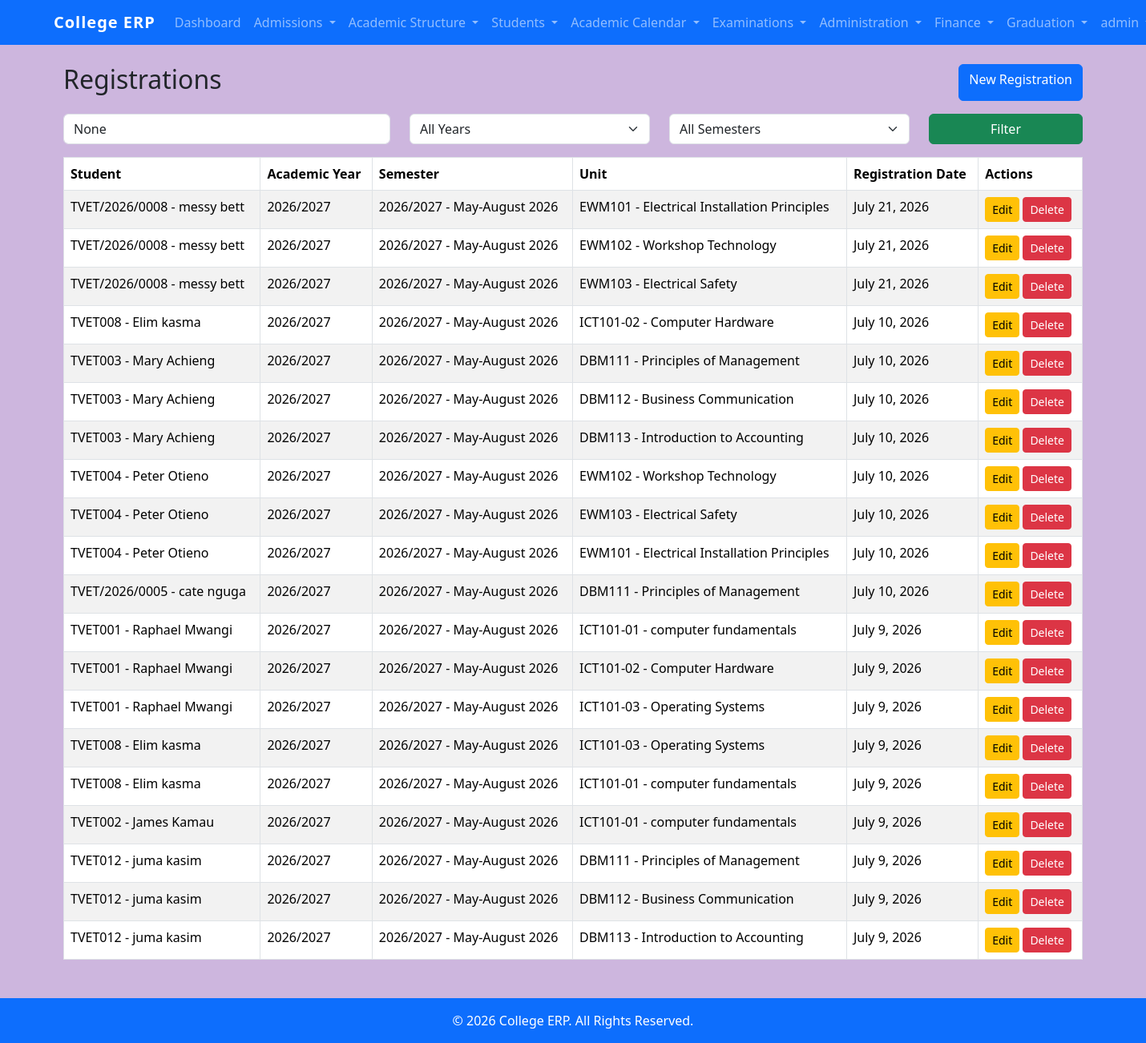
Page /registrations/ (signed in) on the committed database.
### students/models.py (models this page shows, shortened)
class Registration(models.Model):
    enrollment = models.ForeignKey(
        SemesterEnrollment,
        on_delete=models.PROTECT,
        related_name="registrations"
    )
    unit = models.ForeignKey(
        Unit,
        on_delete=models.PROTECT,
        related_name="registrations"
    )
    registration_date = models.DateField(
        auto_now_add=True
    )
    class Meta:
        unique_together = (
            "enrollment",
            "unit",
        )
        ordering = [
            "-registration_date"
        ]

class SemesterEnrollment(models.Model):
    STATUS_CHOICES = [
        ("enrolled", "Enrolled"),
        ("deferred", "Deferred"),
        ("suspended", "Suspended"),
        ("completed", "Completed"),
    ]
    student = models.ForeignKey(
        Student,
        on_delete=models.CASCADE,
        related_name="enrollments"
    )
    academic_year = models.ForeignKey(
        AcademicYear,
        on_delete=models.PROTECT
    )
    semester = models.ForeignKey(
        Semester,
        on_delete=models.PROTECT
    )
    study_level = models.ForeignKey(
        StudyLevel,
        on_delete=models.PROTECT
    )
    status = models.CharField(
        max_length=20,
        choices=STATUS_CHOICES,
        default="enrolled"
    )
    enrollment_date = models.DateField(
        auto_now_add=True
    )
    class Meta:
        unique_together = (
            "student",
            "academic_year",
            "semester",
        )
    def __str__(self):
            return (
                f"{self.student.admission_no} - "
                f"{self.student.first_name} "
                f"{self.student.last_name}"
        )
    """
    def __str__(self):

        return (
            f"{self.student} - "
            f"{self.academic_year} - "
            f"{self.semester}"
        )"""

class Student(models.Model):
    user = models.OneToOneField(
        User,
        on_delete=models.CASCADE,
        related_name="student_profile",
        null=True,
        blank=True
    )
    admission_no = models.CharField(
        max_length=20,
        unique=True,
        blank=True
    )
    first_name = models.CharField(
        max_length=100
    )
    last_name = models.CharField(
        max_length=100
    )
    phone = models.CharField(
        max_length=20
    )
    programme = models.ForeignKey(
        Programme,
        on_delete=models.PROTECT,
        related_name="students"
    )
    study_level = models.ForeignKey(
        StudyLevel,
        on_delete=models.PROTECT,
        related_name="students",
        null=True,
        blank=True
    )
    class Meta:
        ordering = [
            "admission_no"
        ]
    def __str__(self):
        return (
            f"{self.admission_no} - "
            f"{self.first_name} "
            f"{self.last_name}"
        )

class AcademicYear(models.Model):
    year_name = models.CharField(
        max_length=20,
        unique=True
    )
    is_active = models.BooleanField(
        default=False
    )
    registration_open = models.BooleanField(
        default=True
    )
    def __str__(self):
        return self.year_name

class Semester(models.Model):
    academic_year = models.ForeignKey(
        "AcademicYear",
        on_delete=models.CASCADE,
        related_name="semesters"
    )
    semester_name = models.CharField(
        max_length=100
    )
    is_active = models.BooleanField(
        default=False
    )
    class Meta:
        ordering = ["academic_year", "semester_name"]
    def __str__(self):
        return (
            f"{self.academic_year} - "
            f"{self.semester_name}"
        )

class Unit(models.Model):
    unit_code = models.CharField(
        max_length=20,
        unique=True
    )
    unit_name = models.CharField(
        max_length=200
    )
    course = models.ForeignKey(
        Course,
        on_delete=models.PROTECT,
        related_name="units"
    )
    credit_hours = models.PositiveIntegerField(
        default=0
    )
    class Meta:
        ordering = [
            "unit_code"
        ]
    def __str__(self):
        return (
            f"{self.unit_code} - "
            f"{self.unit_name}"
        )

### students/views.py (the view)
@login_required
@permission_required(
    "students.view_registration",
    raise_exception=True
)
def registration_list(request):
    registrations = (
        Registration.objects
        .select_related(
            "enrollment",
            "enrollment__student",
            "enrollment__academic_year",
            "enrollment__semester",
            "unit"
        )
    )
    search = request.GET.get(
        "search"
    )
    year_id = request.GET.get(
        "academic_year"
    )
    semester_id = request.GET.get(
        "semester"
    )
    if search:
        registrations = registrations.filter(
            enrollment__student__admission_no__icontains=search
        )
    if year_id:
        registrations = registrations.filter(
            enrollment__academic_year_id=year_id
        )
    if semester_id:
        registrations = registrations.filter(
            enrollment__semester_id=semester_id
        )
    academic_years = AcademicYear.objects.all()
    semesters = Semester.objects.select_related(
        "academic_year"
    )
    context = {
        "registrations": registrations,
        "academic_years": academic_years,
        "semesters": semesters,
        "search": search,
        "selected_year": year_id,
        "selected_semester": semester_id,
    }
    return render(
        request,
        "students/registrations/registration_list.html",
        context
    )

### templates/students/registrations/registration_list.html (shortened to what this page needs)
{% extends "base.html" %}
{% block content %}
<div class="container mt-4">
    <div class="d-flex justify-content-between mb-3">
        <h2>
            Registrations
        </h2>
        <a
            href="{% url 'registration_create' %}"
            class="btn btn-primary">
            New Registration
        </a>
    </div>
    <form method="get" class="row mb-3">
        <div class="col-md-4">
            <input
                type="text"
                name="search"
                value="{{ search }}"
                class="form-control"
                placeholder="Admission Number">
        </div>
        <div class="col-md-3">
            <select
                name="academic_year"
                class="form-select">
                <option value="">
                    All Years
                </option>
            </select>
        </div>
        <div class="col-md-3">
            <select
                name="semester"
                class="form-select">
                <option value="">
                    All Semesters
                </option>
            </select>
        </div>
        <div class="col-md-2">
            <button
                type="submit"
                class="btn btn-success w-100">
                Filter
            </button>
        </div>
    </form>
    <table class="table table-bordered table-striped">
        <thead>
            <tr>
                <th>Student</th>
                <th>Academic Year</th>
                <th>Semester</th>
                <th>Unit</th>
                <th>Registration Date</th>
                <th>Actions</th>
            </tr>
        </thead>
        <tbody>
        {% for registration in registrations %}
        <tr>
            <td>
                {{ registration.enrollment.student }}
            </td>
            <td>
                {{ registration.enrollment.academic_year }}
            </td>
            <td>
                {{ registration.enrollment.semester }}
            </td>
            <td>
                {{ registration.unit }}
            </td>
            <td>
                {{ registration.registration_date }}
            </td>
            <td>
                <a
                    href="{% url 'registration_update' registration.id %}"
                    class="btn btn-warning btn-sm">
                    Edit
                </a>
                <a
                    href="{% url 'registration_delete' registration.id %}"
                    class="btn btn-danger btn-sm">
                    Delete
                </a>
            </td>
        </tr>
        {% empty %}
        <tr>
            <td colspan="6">
                No registrations found.
            </td>
        </tr>
        {% endfor %}
        </tbody>
    </table>
</div>
{% endblock %}

### templates/includes/navbar.html (shortened to what this page needs)
<nav class="navbar navbar-expand-lg navbar-dark bg-primary">
    <div class="container">
        <a class="navbar-brand" href="{% url 'home' %}">
            College ERP
        </a>
        <div class="collapse navbar-collapse" id="navbarNav">
            {% if user.is_authenticated %}
            <ul class="navbar-nav me-auto">
                <li class="nav-item">
                    <a class="nav-link"
                       href="{% url 'home' %}">
                        Dashboard
                    </a>
                </li>
                {% if user.student_profile %}
                <li class="nav-item dropdown">
                    <a class="nav-link dropdown-toggle"
                       href="#"
                       role="button"
                       data-bs-toggle="dropdown">
                        My Academics
                    </a>
                    <ul class="dropdown-menu">
                        <li>
                            <a class="dropdown-item"
                               href="{% url 'register_units' %}">
                                Register Units
                            </a>
                        </li>
                        <li>
                            <a class="dropdown-item"
                               href="{% url 'my_registrations' %}">
                                My Registrations
                            </a>
                        </li>
                    </ul>
                </li>
                {% else %}
                {% if perms.students.view_applicant or perms.students.view_intake %}
                <li class="nav-item dropdown">
                    <a class="nav-link dropdown-toggle"
                       href="#"
                       role="button"
                       data-bs-toggle="dropdown">
                        Admissions
                    </a>
                </li>
                {% endif %}
                {% if perms.students.view_department or perms.students.view_programme or perms.students.view_studylevel or perms.students.view_course or perms.students.view_unit %}
                <li class="nav-item dropdown">
                    <a class="nav-link dropdown-toggle"
                       href="#"
                       role="button"
                       data-bs-toggle="dropdown">
                        Academic Structure
                    </a>
                </li>
                {% endif %}
                {% if perms.students.view_student or perms.students.view_semesterenrollment or perms.students.view_registration %}
                <li class="nav-item dropdown">
                    <a class="nav-link dropdown-toggle"
                       href="#"
                       role="button"
                       data-bs-toggle="dropdown">
                        Students
                    </a>
                </li>
                {% endif %}
                {% if perms.students.view_academicyear or perms.students.view_semester %}
                <li class="nav-item dropdown">
                    <a class="nav-link dropdown-toggle"
                       href="#"
                       role="button"
                       data-bs-toggle="dropdown">
                        Academic Calendar
                    </a>
                </li>
                {% endif %}
                {% if perms.students.view_lecturerassignment %}
                <li class="nav-item dropdown">
                    <a class="nav-link dropdown-toggle"
                    href="#"
                    role="button"
                    data-bs-toggle="dropdown">
                        Examinations
                    </a>
                </li>
                {% endif %}
                {% if perms.auth.view_user or perms.auth.view_group %}
                <li class="nav-item dropdown">
                    <a class="nav-link dropdown-toggle"
                       href="#"
                       role="button"
                       data-bs-toggle="dropdown">
                        Administration
                    </a>
                </li>
                {% endif %}
                {% endif %}
{% if perms.finance.view_feecategory %}
<li class="nav-item dropdown">
    <a class="nav-link dropdown-toggle"
       href="#"
       role="button"
       data-bs-toggle="dropdown">
        Finance
    </a>
</li>
{% endif %}
{% if perms.graduation.view_graduation %}
<li class="nav-item dropdown">
    <a class="nav-link dropdown-toggle"
       href="#"
       role="button"
       data-bs-toggle="dropdown">
        Graduation
    </a>
</li>
{% endif %}
            </ul>
            <ul class="navbar-nav ms-auto">
                <li class="nav-item dropdown">
                    <a class="nav-link dropdown-toggle"
                    href="#"
                    role="button"
                    data-bs-toggle="dropdown"
                    aria-expanded="false">
                        {{ user.get_full_name|default:user.username }}
                    </a>
                </li>
            </ul>
            {% endif %}
        </div>
    </div>
</nav>

### static/css/style.css (style rules this page uses)
body { background-color:#cdb6de; }
.navbar-brand { font-weight:bold; letter-spacing:1px; }
.table { margin-bottom:0; }

### rows in the picture
Registration: enrollment.student "TVET/2026/0008 - messy bett", enrollment.academic_year "2026/2027", enrollment.semester "2026/2027 - May-August 2026", unit "EWM101 - Electrical Installation Principles", registration_date "July 21, 2026"
Registration: enrollment.student "TVET/2026/0008 - messy bett", enrollment.academic_year "2026/2027", enrollment.semester "2026/2027 - May-August 2026", unit "EWM102 - Workshop Technology", registration_date "July 21, 2026"
Registration: enrollment.student "TVET/2026/0008 - messy bett", enrollment.academic_year "2026/2027", enrollment.semester "2026/2027 - May-August 2026", unit "EWM103 - Electrical Safety", registration_date "July 21, 2026"
Registration: enrollment.student "TVET008 - Elim kasma", enrollment.academic_year "2026/2027", enrollment.semester "2026/2027 - May-August 2026", unit "ICT101-02 - Computer Hardware", registration_date "July 10, 2026"
Registration: enrollment.student "TVET003 - Mary Achieng", enrollment.academic_year "2026/2027", enrollment.semester "2026/2027 - May-August 2026", unit "DBM111 - Principles of Management", registration_date "July 10, 2026"
Registration: enrollment.student "TVET003 - Mary Achieng", enrollment.academic_year "2026/2027", enrollment.semester "2026/2027 - May-August 2026", unit "DBM112 - Business Communication", registration_date "July 10, 2026"
Registration: enrollment.student "TVET003 - Mary Achieng", enrollment.academic_year "2026/2027", enrollment.semester "2026/2027 - May-August 2026", unit "DBM113 - Introduction to Accounting", registration_date "July 10, 2026"
Registration: enrollment.student "TVET004 - Peter Otieno", enrollment.academic_year "2026/2027", enrollment.semester "2026/2027 - May-August 2026", unit "EWM102 - Workshop Technology", registration_date "July 10, 2026"
Registration: enrollment.student "TVET004 - Peter Otieno", enrollment.academic_year "2026/2027", enrollment.semester "2026/2027 - May-August 2026", unit "EWM103 - Electrical Safety", registration_date "July 10, 2026"
Registration: enrollment.student "TVET004 - Peter Otieno", enrollment.academic_year "2026/2027", enrollment.semester "2026/2027 - May-August 2026", unit "EWM101 - Electrical Installation Principles", registration_date "July 10, 2026"
Registration: enrollment.student "TVET/2026/0005 - cate nguga", enrollment.academic_year "2026/2027", enrollment.semester "2026/2027 - May-August 2026", unit "DBM111 - Principles of Management", registration_date "July 10, 2026"
Registration: enrollment.student "TVET001 - Raphael Mwangi", enrollment.academic_year "2026/2027", enrollment.semester "2026/2027 - May-August 2026", unit "ICT101-01 - computer fundamentals", registration_date "July 9, 2026"
Registration: enrollment.student "TVET001 - Raphael Mwangi", enrollment.academic_year "2026/2027", enrollment.semester "2026/2027 - May-August 2026", unit "ICT101-02 - Computer Hardware", registration_date "July 9, 2026"
Registration: enrollment.student "TVET001 - Raphael Mwangi", enrollment.academic_year "2026/2027", enrollment.semester "2026/2027 - May-August 2026", unit "ICT101-03 - Operating Systems", registration_date "July 9, 2026"
Registration: enrollment.student "TVET008 - Elim kasma", enrollment.academic_year "2026/2027", enrollment.semester "2026/2027 - May-August 2026", unit "ICT101-03 - Operating Systems", registration_date "July 9, 2026"
Registration: enrollment.student "TVET008 - Elim kasma", enrollment.academic_year "2026/2027", enrollment.semester "2026/2027 - May-August 2026", unit "ICT101-01 - computer fundamentals", registration_date "July 9, 2026"
Registration: enrollment.student "TVET002 - James Kamau", enrollment.academic_year "2026/2027", enrollment.semester "2026/2027 - May-August 2026", unit "ICT101-01 - computer fundamentals", registration_date "July 9, 2026"
Registration: enrollment.student "TVET012 - juma kasim", enrollment.academic_year "2026/2027", enrollment.semester "2026/2027 - May-August 2026", unit "DBM111 - Principles of Management", registration_date "July 9, 2026"
Registration: enrollment.student "TVET012 - juma kasim", enrollment.academic_year "2026/2027", enrollment.semester "2026/2027 - May-August 2026", unit "DBM112 - Business Communication", registration_date "July 9, 2026"
Registration: enrollment.student "TVET012 - juma kasim", enrollment.academic_year "2026/2027", enrollment.semester "2026/2027 - May-August 2026", unit "DBM113 - Introduction to Accounting", registration_date "July 9, 2026"

### other values in the picture
{{ user.get_full_name|default:user.username }} "admin"
